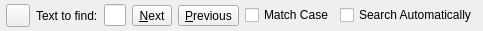
<?xml version="1.0" encoding="UTF-8"?>
<ui version="4.0">
 <class>SearchBar</class>
 <widget class="QWidget" name="SearchBar">
  <property name="geometry">
   <rect>
    <x>0</x>
    <y>0</y>
    <width>464</width>
    <height>31</height>
   </rect>
  </property>
  <property name="sizePolicy">
   <sizepolicy hsizetype="Preferred" vsizetype="Minimum">
    <horstretch>0</horstretch>
    <verstretch>0</verstretch>
   </sizepolicy>
  </property>
  <layout class="QHBoxLayout" name="horizontalLayout">
   <property name="leftMargin">
    <number>6</number>
   </property>
   <property name="topMargin">
    <number>0</number>
   </property>
   <property name="rightMargin">
    <number>6</number>
   </property>
   <property name="bottomMargin">
    <number>0</number>
   </property>
   <item>
    <widget class="QToolButton" name="closeButton">
     <property name="toolTip">
      <string>Close the search bar</string>
     </property>
    </widget>
   </item>
   <item>
    <widget class="QLabel" name="searchInfo">
     <property name="text">
      <string>Text to find:</string>
     </property>
     <property name="buddy">
      <cstring>searchLineEdit</cstring>
     </property>
    </widget>
   </item>
   <item>
    <widget class="KLineEdit" name="searchLineEdit">
     <property name="toolTip">
      <string>Enter the text to search for here</string>
     </property>
     <property name="showClearButton" stdset="0">
      <bool>true</bool>
     </property>
    </widget>
   </item>
   <item>
    <widget class="QToolButton" name="nextButton">
     <property name="toolTip">
      <string>Find the next match for the current search phrase</string>
     </property>
     <property name="text">
      <string>&amp;Next</string>
     </property>
    </widget>
   </item>
   <item>
    <widget class="QToolButton" name="previousButton">
     <property name="toolTip">
      <string>Find the previous match for the current search phrase</string>
     </property>
     <property name="text">
      <string>&amp;Previous</string>
     </property>
    </widget>
   </item>
   <item>
    <widget class="QCheckBox" name="matchCaseCheckBox">
     <property name="text">
      <string>Match Case</string>
     </property>
    </widget>
   </item>
   <item>
    <widget class="QCheckBox" name="searchAsYouType">
     <property name="text">
      <string>Search Automatically</string>
     </property>
    </widget>
   </item>
   <item>
    <spacer name="horizontalSpacer">
     <property name="orientation">
      <enum>Qt::Horizontal</enum>
     </property>
     <property name="sizeHint" stdset="0">
      <size>
       <width>26</width>
       <height>20</height>
      </size>
     </property>
    </spacer>
   </item>
  </layout>
 </widget>
 <customwidgets>
  <customwidget>
   <class>KLineEdit</class>
   <extends>QLineEdit</extends>
   <header>klineedit.h</header>
  </customwidget>
 </customwidgets>
 <resources/>
 <connections/>
</ui>
